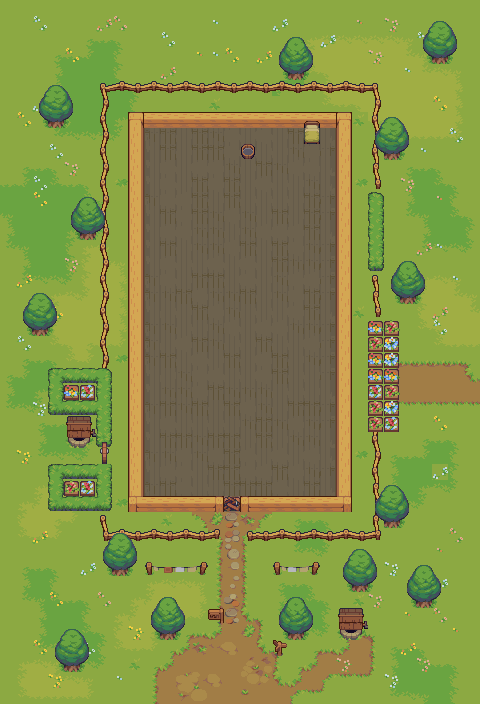

Rendered tile map (Tiled .tmx) drawn with the repository's tilesets; below, a short description and the map source with its tile grids summarised:
An orthogonal 30x44 tile map with 16x16 px tiles, 6 tile layers (ground, walls, bed, good_items, ...), 1 hidden layer not drawn.

<map version="1.2" tiledversion="1.3.2" orientation="orthogonal" renderorder="right-down" compressionlevel="2" width="30" height="44" tilewidth="16" tileheight="16" infinite="0" nextlayerid="8" nextobjectid="1">
 <editorsettings>
  <chunksize width="32" height="32" />
  <export target="assets/maps/base.json" format="json" />
 </editorsettings>
 <tileset firstgid="1" name="base" tilewidth="16" tileheight="16" tilecount="1024" columns="32">
  <image source="assets/images/Village_Tileset.png" width="512" height="512" />
  <terraintypes>
   <terrain name="grass1" tile="0" />
   <terrain name="grass2" tile="0" />
   <terrain name="grass3" tile="0" />
   <terrain name="rocks" tile="0" />
   <terrain name="step1" tile="0" />
   <terrain name="step2" tile="0" />
   <terrain name="step3" tile="0" />
  </terraintypes>
  <tile id="0" terrain=",,,0" />
  <tile id="1" terrain=",,0,0" />
  <tile id="2" terrain=",,0," />
  <tile id="3" terrain=",0,0,0" />
  <tile id="4" terrain="0,,0,0" />
  <tile id="5" terrain=",,,2" />
  <tile id="6" terrain=",,2,2" />
  <tile id="7" terrain=",,2," />
  <tile id="8" terrain=",2,2,2" />
  <tile id="9" terrain="2,,2,2" />
  <tile id="10" terrain=",,,1" />
  <tile id="11" terrain=",,1,1" />
  <tile id="12" terrain=",,1," />
  <tile id="13" terrain=",1,1,1" />
  <tile id="14" terrain="1,,1,1" />
  <tile id="15" terrain=",,,3" />
  <tile id="16" terrain=",,3,3" />
  <tile id="17" terrain=",,3," />
  <tile id="18" terrain=",3,3,3" />
  <tile id="19" terrain="3,,3,3" />
  <tile id="32" terrain=",0,,0" />
  <tile id="33" terrain="0,0,0,0" />
  <tile id="34" terrain="0,,0," />
  <tile id="35" terrain="0,0,,0" />
  <tile id="36" terrain="0,0,0," />
  <tile id="37" terrain=",2,,2" />
  <tile id="38" terrain="2,2,2,2" />
  <tile id="39" terrain="2,,2," />
  <tile id="40" terrain="2,2,,2" />
  <tile id="41" terrain="2,2,2," />
  <tile id="42" terrain=",1,,1" />
  <tile id="43" terrain="1,1,1,1" />
  <tile id="44" terrain="1,,1," />
  <tile id="45" terrain="1,1,,1" />
  <tile id="46" terrain="1,1,1," />
  <tile id="47" terrain=",3,,3" />
  <tile id="48" terrain="3,3,3,3" />
  <tile id="49" terrain="3,,3," />
  <tile id="50" terrain="3,3,,3" />
  <tile id="51" terrain="3,3,3," />
  <tile id="64" terrain=",0,," />
  <tile id="65" terrain="0,0,," />
  <tile id="66" terrain="0,,," />
  <tile id="67" terrain=",0,0," />
  <tile id="68" terrain="0,,,0" />
  <tile id="69" terrain=",2,," />
  <tile id="70" terrain="2,2,," />
  <tile id="71" terrain="2,,," />
  <tile id="72" terrain=",2,2," />
  <tile id="73" terrain="2,,,2" />
  <tile id="74" terrain=",1,," />
  <tile id="75" terrain="1,1,," />
  <tile id="76" terrain="1,,," />
  <tile id="77" terrain=",1,1," />
  <tile id="78" terrain="1,,,1" />
  <tile id="79" terrain=",3,," />
  <tile id="80" terrain="3,3,," />
  <tile id="81" terrain="3,,," />
  <tile id="82" terrain=",3,3," />
  <tile id="83" terrain="3,,,3" />
  <tile id="372" terrain=",,,4" />
  <tile id="373" terrain=",,4,4" />
  <tile id="374" terrain=",,4," />
  <tile id="375" terrain=",4,4,4" />
  <tile id="376" terrain="4,,4,4" />
  <tile id="404" terrain=",4,,4" />
  <tile id="405" terrain="4,4,4,4" />
  <tile id="406" terrain="4,,4," />
  <tile id="407" terrain="4,4,,4" />
  <tile id="408" terrain="4,4,4," />
  <tile id="436" terrain=",4,," />
  <tile id="437" terrain="4,4,," />
  <tile id="438" terrain="4,,," />
  <tile id="468" terrain=",,,5" />
  <tile id="469" terrain=",,5,5" />
  <tile id="470" terrain=",,5," />
  <tile id="471" terrain=",5,5,5" />
  <tile id="472" terrain="5,,5,5" />
  <tile id="475" terrain=",,,6" />
  <tile id="476" terrain=",,6,6" />
  <tile id="477" terrain=",,6," />
  <tile id="478" terrain=",6,6,6" />
  <tile id="479" terrain="6,,6,6" />
  <tile id="500" terrain=",5,,5" />
  <tile id="501" terrain="5,5,5,5" />
  <tile id="502" terrain="5,,5," />
  <tile id="503" terrain="5,5,,5" />
  <tile id="504" terrain="5,5,5," />
  <tile id="507" terrain=",6,,6" />
  <tile id="508" terrain="6,6,6,6" />
  <tile id="509" terrain="6,,6," />
  <tile id="510" terrain="6,6,,6" />
  <tile id="511" terrain="6,6,6," />
  <tile id="532" terrain=",5,," />
  <tile id="533" terrain="5,5,," />
  <tile id="534" terrain="5,,," />
  <tile id="539" terrain=",6,," />
  <tile id="540" terrain="6,6,," />
  <tile id="541" terrain="6,,," />
 </tileset>
 <layer id="1" name="ground" width="30" height="44">
  <data>[1320 cells, 1320 non-empty, 71 distinct tile ids]</data>
 </layer>
 <layer id="2" name="walls" width="30" height="44">
  <data>[1320 cells, 332 non-empty, 73 distinct tile ids]</data>
 </layer>
 <layer id="6" name="bed" width="30" height="44">
  <data>[1320 cells, 1 non-empty, 1 distinct tile ids]</data>
 </layer>
 <layer id="4" name="good_items" width="30" height="44">
  <data>[1320 cells, 1 non-empty, 1 distinct tile ids]</data>
 </layer>
 <layer id="5" name="bad_items" width="30" height="44">
  <data>[1320 cells, 2 non-empty, 2 distinct tile ids]</data>
 </layer>
 <layer id="3" name="trees" width="30" height="44">
  <data>[1320 cells, 135 non-empty, 22 distinct tile ids]</data>
 </layer>
 <layer id="7" name="roof" width="30" height="44" visible="0">
  <data>[1320 cells, 416 non-empty, 41 distinct tile ids]</data>
 </layer>
</map>